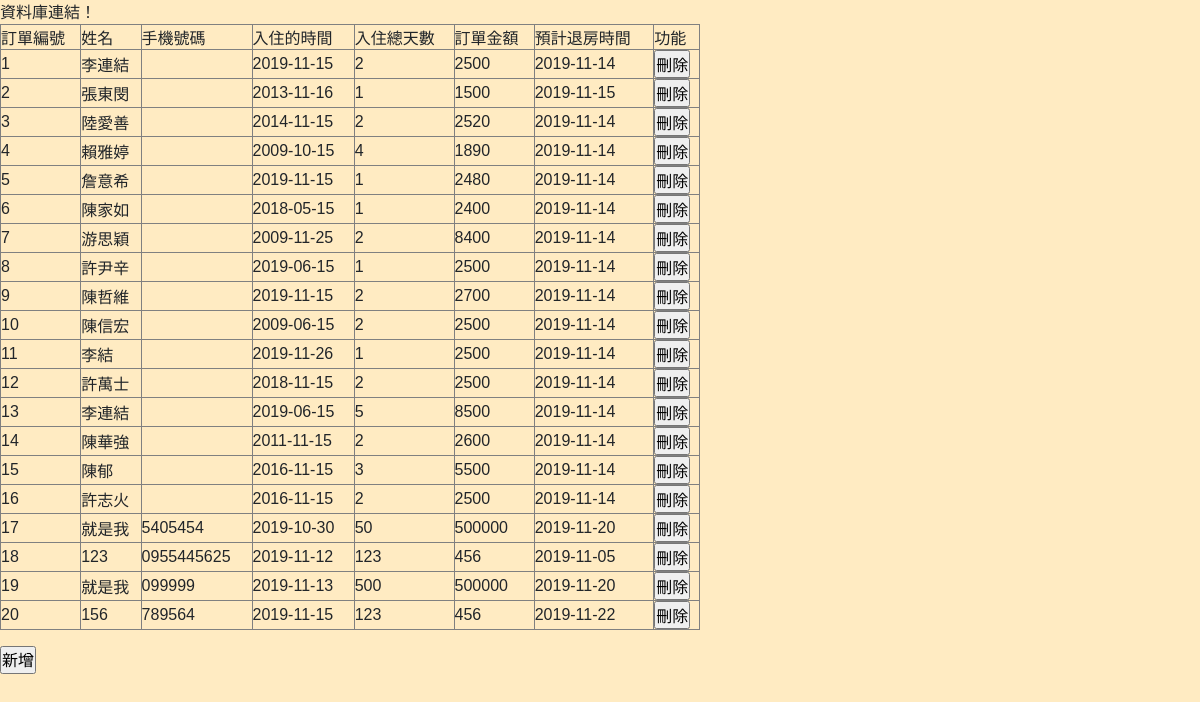
Before: /layouts/order/selet.php with the older database file.
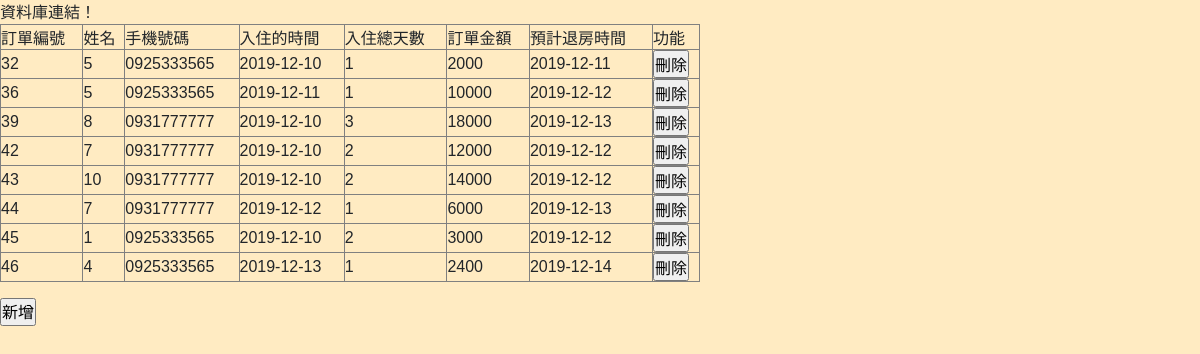
After: the same page with the newer database file.
### tables this page shows
CREATE TABLE `orderdata` (
  `o_num` int(10) NOT NULL,
  `o_time` date NOT NULL,
  `o_name` varchar(20) NOT NULL,
  `o_phone` varchar(12) NOT NULL,
  `o_citime` date NOT NULL,
  `o_day` varchar(10) NOT NULL,
  `o_total` varchar(10) NOT NULL,
  `o_cotime` date NOT NULL,
  `o_ferry` enum('公營','民營') NOT NULL,
  `r_id` int(10) DEFAULT NULL,
  `t_id` int(10) NOT NULL
);

### layouts/order/selet.php (the view, shortened to what this page needs)
<?php
$link=mysqli_connect("localhost","root","") or die ("無法開啟Mysql資料庫連結");
mysqli_select_db($link, "ican");
$sql = "SELECT * FROM orderdata";
mysqli_query($link, "SET CHARACTER SET utf8");
?>
<!DOCTYPE html PUBLIC "-//W3C//DTD XHTML 1.0 Transitional//EN" "http://www.w3.org/TR/xhtml1/DTD/xhtml1-transitional.dtd">
<html xmlns="http://www.w3.org/1999/xhtml">
<head>
    <link href="\font-awesome-4.7.0/css/font-awesome.min.css" rel="stylesheet" />
    <link href="\css/bootstrap.min.css" rel="stylesheet" />
    <link href="\css/ican.css" rel="stylesheet" />
</head>
<body>
<?php
echo '<table width="700" border="1">
<tr>
<td>訂單編號</td>
<td>姓名</td>
<td>手機號碼</td>
<td>入住的時間</td>
<td>入住總天數</td>
<td>訂單金額</td>
<td>預計退房時間</td>
<td>功能</td>
</tr>';
if ($stmt = $link->query($sql))
{
  while ($result = mysqli_fetch_object($stmt)) {
     echo
     '<td>'.$result->o_num.'</td>
      <td>'.$result->r_id.'</td>
      <td>'.$result->o_phone.'</td>
      <td>'.$result->o_citime.'</td>
      <td>'.$result->o_day.'</td>
      <td>'.$result->o_total.'</td>
      <td>'.$result->o_cotime.'</td>
      <td><input type="submit" value="刪除" onclick=""/></td>
      </tr>';
  }
}
?>
</table>
<input type="submit" value="新增" onclick="javascript:location.href='tesin.php'"/>
</body>
</html>

### css/ican.css (style rules this page uses)
* { padding: 0; font-family: 'Noto Sans TC', sans-serif; list-style: none; }
body { background-color: #FFEBC2; transition: transform .5 ease; }
@media screen and (max-width: 1200px) { body { overflow-x: hidden; } }

Changed rows visible on the page:
removed orderdata: o_num "1", r "李連結", o_citime "2019-11-15", o_day "2", o_total "2500", o_cotime "2019-11-14"
removed orderdata: o_num "2", r "張東閔", o_citime "2013-11-16", o_day "1", o_total "1500", o_cotime "2019-11-15"
removed orderdata: o_num "3", r "陸愛善", o_citime "2014-11-15", o_day "2", o_total "2520", o_cotime "2019-11-14"
removed orderdata: o_num "4", r "賴雅婷", o_citime "2009-10-15", o_day "4", o_total "1890", o_cotime "2019-11-14"
removed orderdata: o_num "5", r "詹意希", o_citime "2019-11-15", o_day "1", o_total "2480", o_cotime "2019-11-14"
removed orderdata: o_num "6", r "陳家如", o_citime "2018-05-15", o_day "1", o_total "2400", o_cotime "2019-11-14"
removed orderdata: o_num "7", r "游思穎", o_citime "2009-11-25", o_day "2", o_total "8400", o_cotime "2019-11-14"
removed orderdata: o_num "8", r "許尹辛", o_citime "2019-06-15", o_day "1", o_total "2500", o_cotime "2019-11-14"
removed orderdata: o_num "9", r "陳哲維", o_citime "2019-11-15", o_day "2", o_total "2700", o_cotime "2019-11-14"
removed orderdata: o_num "10", r "陳信宏", o_citime "2009-06-15", o_day "2", o_total "2500", o_cotime "2019-11-14"
removed orderdata: o_num "11", r "李結", o_citime "2019-11-26", o_day "1", o_total "2500", o_cotime "2019-11-14"
removed orderdata: o_num "12", r "許萬士", o_citime "2018-11-15", o_day "2", o_total "2500", o_cotime "2019-11-14"
removed orderdata: o_num "13", r "李連結", o_citime "2019-06-15", o_day "5", o_total "8500", o_cotime "2019-11-14"
removed orderdata: o_num "14", r "陳華強", o_citime "2011-11-15", o_day "2", o_total "2600", o_cotime "2019-11-14"
removed orderdata: o_num "15", r "陳郁", o_citime "2016-11-15", o_day "3", o_total "5500", o_cotime "2019-11-14"
removed orderdata: o_num "16", r "許志火", o_citime "2016-11-15", o_day "2", o_total "2500", o_cotime "2019-11-14"
removed orderdata: o_num "17", r "就是我", o_phone "5405454", o_citime "2019-10-30", o_day "50", o_total "500000", o_cotime "2019-11-20"
removed orderdata: o_num "18", r "123", o_phone "0955445625", o_citime "2019-11-12", o_day "123", o_total "456", o_cotime "2019-11-05"
removed orderdata: o_num "19", r "就是我", o_phone "099999", o_citime "2019-11-13", o_day "500", o_total "500000", o_cotime "2019-11-20"
removed orderdata: o_num "20", r "156", o_phone "789564", o_citime "2019-11-15", o_day "123", o_total "456", o_cotime "2019-11-22"
added orderdata: o_num "32", r "5", o_phone "0925333565", o_citime "2019-12-10", o_day "1", o_total "2000", o_cotime "2019-12-11"
added orderdata: o_num "36", r "5", o_phone "0925333565", o_citime "2019-12-11", o_day "1", o_total "10000", o_cotime "2019-12-12"
added orderdata: o_num "39", r "8", o_phone "0931777777", o_citime "2019-12-10", o_day "3", o_total "18000", o_cotime "2019-12-13"
added orderdata: o_num "42", r "7", o_phone "0931777777", o_citime "2019-12-10", o_day "2", o_total "12000", o_cotime "2019-12-12"
added orderdata: o_num "43", r "10", o_phone "0931777777", o_citime "2019-12-10", o_day "2", o_total "14000", o_cotime "2019-12-12"
added orderdata: o_num "44", r "7", o_phone "0931777777", o_citime "2019-12-12", o_day "1", o_total "6000", o_cotime "2019-12-13"
added orderdata: o_num "45", r "1", o_phone "0925333565", o_citime "2019-12-10", o_day "2", o_total "3000", o_cotime "2019-12-12"
added orderdata: o_num "46", r "4", o_phone "0925333565", o_citime "2019-12-13", o_day "1", o_total "2400", o_cotime "2019-12-14"
